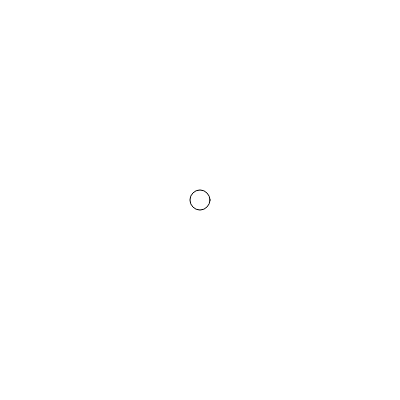
Frame 1 (no input)
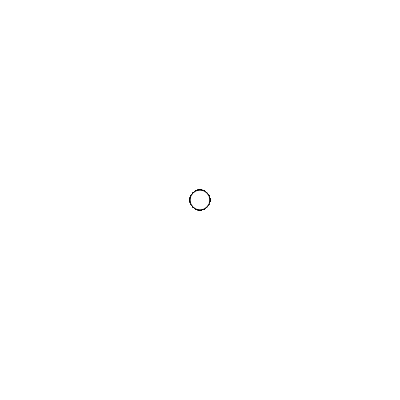
Frame 60 (no input)
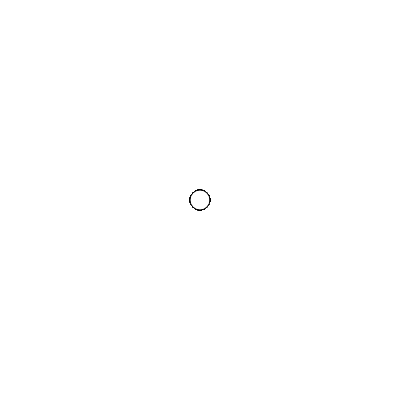
Frame 120 (the mouse pressed at the canvas centre since frame 60)

The p5.js sketch that drew these frames (run headless with seeded random() and noise() and a simulated clock; from frame 60 on, the mouse is pressed at the canvas centre):

// p5.js sketch
// ── sketch.js
function setup(){
  createCanvas(400,400);
}

function draw(){
  ellipse(200,200,20,20);
}
